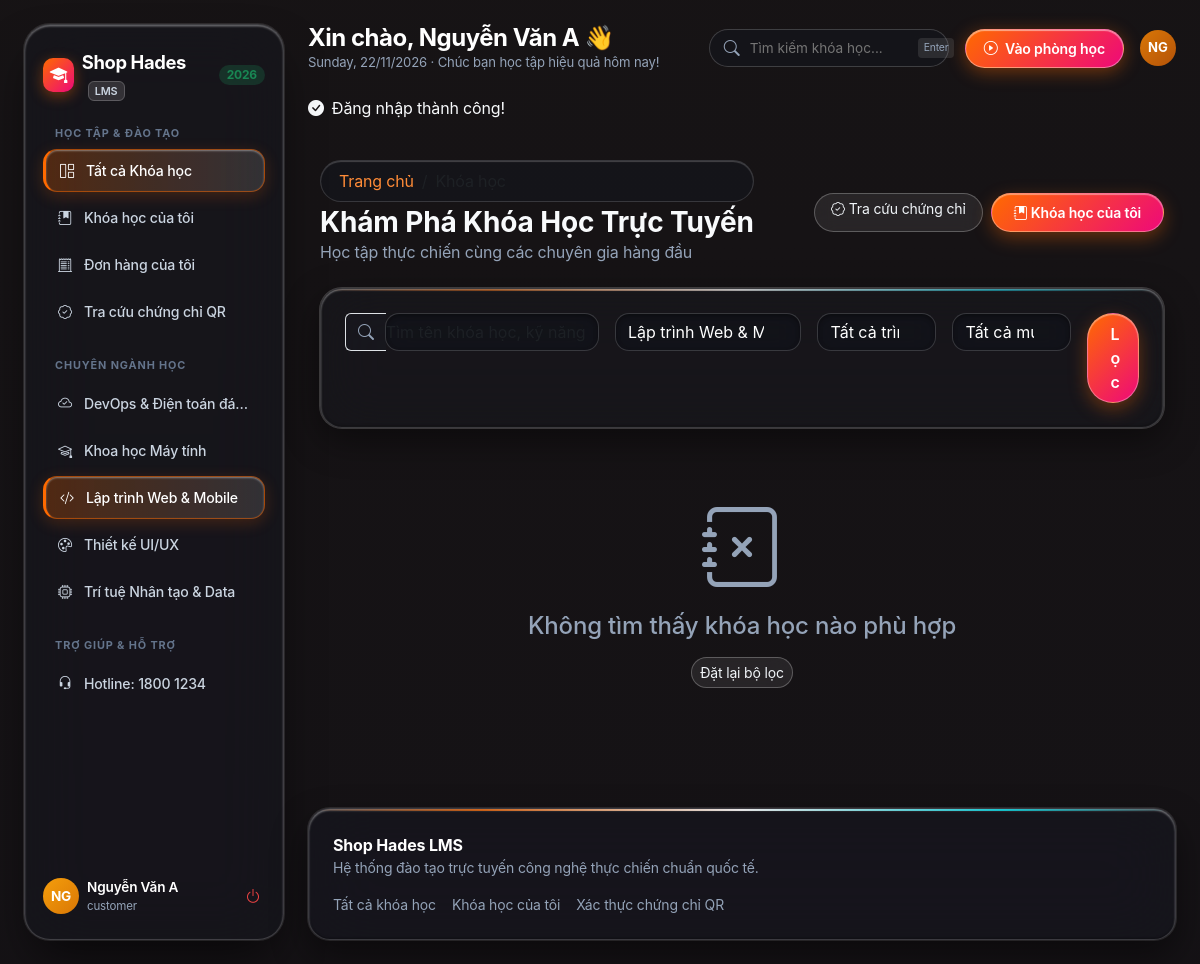
Page /courses?category=1 (signed in) on the committed database.
### tables this page shows
CREATE TABLE `users` (
  `id` int unsigned NOT NULL AUTO_INCREMENT,
  `name` varchar(100) NOT NULL,
  `email` varchar(150) NOT NULL,
  `phone` varchar(20) NOT NULL DEFAULT '',
  `avatar` varchar(255) DEFAULT NULL,
  `password` varchar(255) NOT NULL,
  `role` enum('admin','customer','shipper','student','instructor') NOT NULL DEFAULT 'student',
  `status` enum('active','inactive','banned') NOT NULL DEFAULT 'active',
  `created_at` datetime NOT NULL DEFAULT CURRENT_TIMESTAMP,
  `failed_login_attempts` int unsigned NOT NULL DEFAULT '0',
  `lockout_until` datetime DEFAULT NULL,
  `loyalty_points` int unsigned NOT NULL DEFAULT '0',
  `loyalty_tier` varchar(30) NOT NULL DEFAULT 'Standard',
  `two_factor_secret` varchar(100) DEFAULT NULL,
  `two_factor_enabled` tinyint(1) NOT NULL DEFAULT '0',
  PRIMARY KEY (`id`),
  UNIQUE KEY `users_email_unique` (`email`)
);

### src/Controllers/LmsCourseController.php (called while the page is built, shortened)
<?php
class LmsCourseController
{
    private Course $courseModel;
    public function __construct()
    {
        $this->courseModel = new Course();
    }
    public function index(): void
    {
        $filters = [
            'q' => $_GET['q'] ?? null,
            'category_id' => $_GET['category'] ?? null,
            'level' => $_GET['level'] ?? null,
            'price_type' => $_GET['price'] ?? null,
            'status' => 'published',
        ];
        $courses = $this->courseModel->all($filters);
        $db = \App\DB::connection();
        $categories = $db->query("SELECT id, name FROM categories WHERE is_active = 1 OR is_active IS NULL ORDER BY name ASC")->fetchAll(\PDO::FETCH_ASSOC);
        view('client.courses.index', [
            'courses' => $courses,
            'categories' => $categories,
            'filters' => $filters,
            'title' => 'Danh sách Khóa học Trực tuyến',
        ]);
    }
}

### routes/web.php (called while the page is built, shortened)
<?php
$router = new Router();
$router->get('/health', function () {
    $health = \App\DB::health();
    http_response_code($health['ok'] ? 200 : 503);
    header('Content-Type: application/json; charset=UTF-8');
    echo json_encode([
        'ok' => $health['ok'],
        'app' => config('app_name', 'Hades Academy'),
        'time' => date(DATE_ATOM),
        'database' => $health,
    ], JSON_UNESCAPED_UNICODE | JSON_UNESCAPED_SLASHES);
});
$router->get('/', fn() => (new LmsCourseController())->index());
$router->get('/courses', fn() => (new LmsCourseController())->index());

### public/index.php (called while the page is built, shortened)
<?php
try {
    require dirname(__DIR__) . '/src/bootstrap.php';
    require dirname(__DIR__) . '/routes/web.php';
    $router = $GLOBALS['router'];
    $method = $_SERVER['REQUEST_METHOD'];
    $uri = $_SERVER['REQUEST_URI'] ?? '/';
    $router->dispatch($method, $uri);
} catch (Throwable $e) {
    error_log('Unhandled application error: ' . $e);
    $isDbError = class_exists(\App\DB::class) && \App\DB::isConnectivityError($e);
    $isDebug = function_exists('config') && (bool) config('app_debug', false);
    http_response_code($isDbError ? 503 : 500);
    echo '<!DOCTYPE html><html lang="vi"><head><meta charset="UTF-8"><title>Lỗi Shop Hades</title>';
    echo '<style>body{font-family:sans-serif;max-width:760px;margin:40px auto;padding:20px;line-height:1.6}code{background:#f5f5f5;padding:2px 6px;border-radius:4px}pre{background:#f8f8f8;padding:12px;border-radius:8px;overflow:auto}</style></head><body>';
    echo '<h1>' . ($isDbError ? 'Cơ sở dữ liệu chưa sẵn sàng' : 'Không thể tải trang') . '</h1>';
    if ($isDebug) {
        $message = htmlspecialchars($e->getMessage(), ENT_QUOTES, 'UTF-8');
        echo '<p><strong>Lỗi:</strong> ' . $message . '</p>';
    } else {
        echo '<p>Yêu cầu chưa thể xử lý. Vui lòng thử lại sau.</p>';
    }
    if ($isDebug && str_contains($e->getMessage(), 'pdo_mysql')) {
        echo '<p>Chạy lại bằng lệnh: <code>./start.sh</code> hoặc <code>/opt/lampp/bin/php -S 127.0.0.1:8000 -t public public/router.php</code></p>';
        echo '<p>Đảm bảo MySQL XAMPP đang chạy: <code>sudo /opt/lampp/lampp startmysql</code></p>';
    }
    if ($isDebug && $isDbError) {
        echo '<p>Web vẫn khởi động được, nhưng các trang cần dữ liệu sẽ tạm thời không dùng được cho tới khi MySQL hoạt động.</p>';
        echo '<pre>Kiểm tra nhanh:
- Health check: /health
- Khởi động MySQL XAMPP: sudo /opt/lampp/lampp startmysql
- Hoặc chạy Docker DB: docker compose up -d db</pre>';
    }
    echo '</body></html>';
}

### views/layouts/client.php (the view, shortened to what this page needs)
<!DOCTYPE html>
<html lang="vi">
<head>
    <link href="https://cdn.jsdelivr.net/npm/bootstrap@5.3.3/dist/css/bootstrap.min.css" rel="stylesheet">
    <link href="https://cdn.jsdelivr.net/npm/bootstrap-icons@1.11.3/font/bootstrap-icons.min.css" rel="stylesheet">
    <link href="/css/glassy-theme.css" rel="stylesheet">
</head>
<body class="refract-dashboard-body">
<?php
$uri = $_SERVER['REQUEST_URI'] ?? '/';
$isActive = fn($path) => str_starts_with($uri, $path) ? 'active' : '';
if (!function_exists('getCategoryIcon')) {
    function getCategoryIcon(string $name): string {
        $nameLower = strtolower($name);
        if (str_contains($nameLower, 'lập trình') || str_contains($nameLower, 'phần mềm') || str_contains($nameLower, 'code')) return 'bi-code-slash';
        if (str_contains($nameLower, 'dữ liệu') || str_contains($nameLower, 'ai') || str_contains($nameLower, 'data')) return 'bi-cpu';
        if (str_contains($nameLower, 'thiết kế') || str_contains($nameLower, 'ui/ux') || str_contains($nameLower, 'đồ họa')) return 'bi-palette';
        if (str_contains($nameLower, 'devops') || str_contains($nameLower, 'cloud') || str_contains($nameLower, 'hệ thống')) return 'bi-cloud-check';
        return 'bi-mortarboard';
    }
}
?>
<div class="refract-app-container">
    <aside class="refract-sidebar">
        <div class="refract-brand d-flex align-items-center justify-content-between mb-4">
            <a href="/" class="d-flex align-items-center gap-2 text-decoration-none">
                <div class="brand-prism-icon">
                    <i class="bi bi-mortarboard-fill"></i>
                </div>
                <div class="brand-text">
                    <span class="brand-title"><?= e(config('app_name', 'Hades')) ?></span>
                    <span class="badge-crm">LMS</span>
                </div>
            </a>
            <span class="badge rounded-pill bg-success bg-opacity-25 text-success small px-2 py-1">2026</span>
        </div>
        <div class="sidebar-section">
            <div class="section-label">HỌC TẬP & ĐÀO TẠO</div>
            <a href="/courses" class="sidebar-nav-item <?= ($uri === '/' || $uri === '/courses' || str_starts_with($uri, '/courses')) ? 'active' : '' ?>">
                <i class="bi bi-grid-1x2"></i>
                <span>Tất cả Khóa học</span>
            </a>
            <a href="/my-courses" class="sidebar-nav-item <?= $isActive('/my-courses') ?>">
                <i class="bi bi-journal-bookmark-fill"></i>
                <span>Khóa học của tôi</span>
            </a>
            <a href="/orders" class="sidebar-nav-item <?= $isActive('/orders') ?>">
                <i class="bi bi-receipt-cutoff"></i>
                <span>Đơn hàng của tôi</span>
            </a>
            <a href="/verify-certificate" class="sidebar-nav-item <?= $isActive('/verify-certificate') ?>">
                <i class="bi bi-patch-check"></i>
                <span>Tra cứu chứng chỉ QR</span>
            </a>
        </div>
        <div class="sidebar-section">
            <div class="section-label">CHUYÊN NGÀNH HỌC</div>
            <?php foreach (($categories ?? []) as $cat): ?>
                <a href="/courses?category=<?= (int)$cat['id'] ?>" class="sidebar-nav-item <?= ((string)($_GET['category'] ?? '') === (string)$cat['id']) ? 'active' : '' ?>">
                    <i class="bi <?= getCategoryIcon($cat['name']) ?>"></i>
                    <span class="text-truncate"><?= e($cat['name']) ?></span>
                </a>
            <?php endforeach; ?>
        </div>
        <div class="sidebar-section">
            <div class="section-label">TRỢ GIÚP & HỖ TRỢ</div>
            <a href="tel:<?= e(config('hotline', '18001234')) ?>" class="sidebar-nav-item">
                <i class="bi bi-headset"></i>
                <span>Hotline: <?= e(config('hotline', '1800 1234')) ?></span>
            </a>
        </div>
        <div class="sidebar-user-pill mt-auto pt-3">
            <?php if ($user = authUser()): ?>
                <div class="d-flex align-items-center gap-2">
                    <a href="/profile" class="text-decoration-none d-flex align-items-center gap-2 flex-grow-1 overflow-hidden" title="Xem hồ sơ cá nhân">
                        <div class="user-avatar-circle flex-shrink-0">
                            <?= strtoupper(substr($user['name'] ?? 'US', 0, 2)) ?>
                        </div>
                        <div class="user-info flex-grow-1 overflow-hidden">
                            <div class="user-name text-truncate"><?= e($user['name']) ?></div>
                            <div class="user-role text-truncate"><?= e($user['role'] ?? 'Student') ?></div>
                        </div>
                    </a>
                    <form method="post" action="/logout" class="m-0">
                        <button type="submit" class="btn-logout-icon" title="Đăng xuất">
                            <i class="bi bi-power"></i>
                        </button>
                    </form>
                </div>
            <?php endif; ?>
        </div>
    </aside>
    <main class="refract-main-content">
        <header class="refract-topbar d-flex align-items-center justify-content-between mb-4">
            <div class="topbar-greeting">
                <h4 class="mb-0 fw-bold">Xin chào, <?= e(authUser()['name'] ?? 'Học viên') ?> 👋</h4>
                <div class="greeting-date"><?= date('l, d/m/Y') ?> · Chúc bạn học tập hiệu quả hôm nay!</div>
            </div>
            <div class="d-flex align-items-center gap-3">
                <form class="refract-search-pill" action="/courses" method="get">
                    <i class="bi bi-search text-muted me-2"></i>
                    <input type="text" name="q" value="<?= e($_GET['q'] ?? '') ?>" placeholder="Tìm kiếm khóa học..." class="border-0 bg-transparent text-white" style="outline: none; font-size: 0.85rem; width: 170px;">
                    <span class="badge-shortcut">Enter</span>
                </form>
                <?php if ($user = authUser()): ?>
                    <?php if (isAdmin()): ?>
                        <a href="/admin/lms/dashboard" class="btn-refract-action" style="background: linear-gradient(135deg, #f59e0b 0%, #d97706 100%) !important;">
                            <i class="bi bi-speedometer2 me-1"></i> Quản trị LMS
                        </a>
                    <?php else: ?>
                        <a href="/my-courses" class="btn-refract-action">
                            <i class="bi bi-play-circle me-1"></i> Vào phòng học
                        </a>
                    <?php endif; ?>
                    <div class="dropdown">
                        <button class="avatar-refract-pill border-0 p-0" type="button" data-bs-toggle="dropdown" aria-expanded="false" title="Tài khoản: <?= e($user['name']) ?>">
                            <?= strtoupper(substr($user['name'] ?? 'US', 0, 2)) ?>
                        </button>
                    </div>
                <?php else: ?>
                    <a href="/register" class="btn-refract-action">
                        <i class="bi bi-person-plus me-1"></i> Bắt đầu ngay
                    </a>
                <?php endif; ?>
            </div>
        </header>
        <?php if ($msg = flash('success')): ?>
            <div class="refract-alert alert-success d-flex align-items-center gap-2 mb-3">
                <i class="bi bi-check-circle-fill"></i>
                <span><?= e($msg) ?></span>
            </div>
        <?php endif; ?>
        <div class="refract-body-wrapper">
            <?= $content ?? '' ?>
        </div>
        <footer class="refract-card p-4 mt-5">
            <div class="d-flex justify-content-between align-items-center flex-wrap gap-3">
                <div>
                    <div class="fw-bold text-white"><?= e(config('app_name', 'Hades Academy')) ?> LMS</div>
                    <div class="small text-muted">Hệ thống đào tạo trực tuyến công nghệ thực chiến chuẩn quốc tế.</div>
                </div>
                <div class="small text-muted d-flex gap-3">
                    <a href="/courses" class="text-decoration-none text-muted hover-underline">Tất cả khóa học</a>
                    <a href="/my-courses" class="text-decoration-none text-muted hover-underline">Khóa học của tôi</a>
                    <a href="/verify-certificate" class="text-decoration-none text-muted hover-underline">Xác thực chứng chỉ QR</a>
                </div>
            </div>
        </footer>
    </main>
</div>
</body>
</html>

### rows in the picture
users: name "NG", name "Nguyễn Văn A", role "customer"

### other values in the picture
config('app_name', 'Hades') "Shop Hades"
$cat['name'] "DevOps & Điện toán đá…"
$cat['name'] "Khoa học Máy tính"
$cat['name'] "Lập trình Web & Mobile"
$cat['name'] "Thiết kế UI/UX"
$cat['name'] "Trí tuệ Nhân tạo & Data"
config('hotline', '1800 1234') "1800 1234"
$msg "Đăng nhập thành công!"
config('app_name', 'Hades Academy') "Shop Hades"
form field category "Lập trình Web & Mobile"
